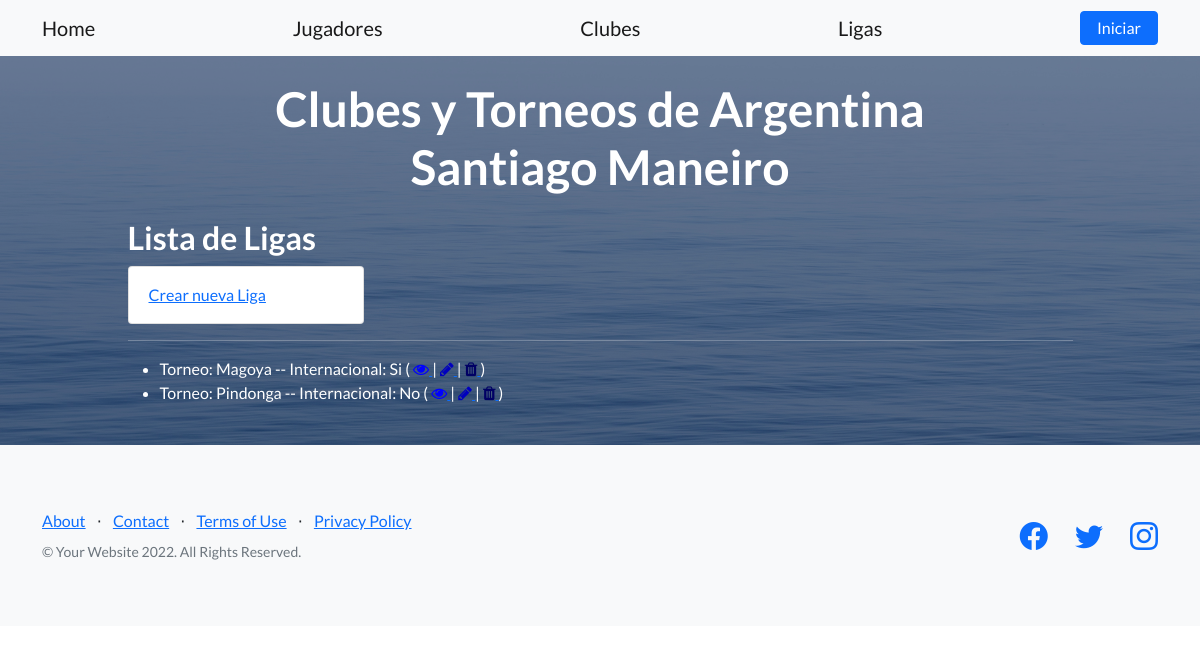
The page /app_jugadores/ligas on the database its author committed.
### app_jugadores/models.py (models this page shows)
class Liga(models.Model):
    torneo = models.CharField(max_length=40)
    equipos = models.IntegerField()
    internacional = models.BooleanField()
    def __str__(self):
        es_internacional = 'Si' if self.internacional else 'No'
        return f'Torneo: {self.torneo} -- Internacional: {es_internacional}'

### app_jugadores/views.py (the view)
# urls.py: path('ligas', views.liga, name='Liga'),
def liga(request):
    liga = Liga.objects.all()
    context_dict = {
        'liga': liga
    }
    return render(
        request=request,
        context=context_dict,
        template_name="ligas.html"
    )

### app_jugadores/templates/ligas.html
{% extends "index.html" %}
{% load static %}
{% block content %}
<h2>Lista de Ligas</h2>
<a class="card_custom" href="{% url 'ligas-add' %}">Crear nueva Liga</a>
<hr></hr>
<ul>
    {% for ligas in liga %}
    <li>
        {{ligas}}
        (
        <a href="{% url 'ligas-detail' ligas.id %}">
            <i class="fa fa-eye" style="color: rgb(0, 0, 255);"> </i>
        </a>
        |
        <a href="{% url 'ligas-update' ligas.id %}">
            <i class="fa fa-pencil" style="color: rgb(0, 0, 190);"> </i>
        </a>
        |
        <a href="{% url 'ligas-delete' ligas.id %}">
            <i class="fa fa-trash" style="color: rgb(0, 0, 100);"> </i>
        </a>
        )
    </li>
    {% endfor %}
</ul>
{% endblock %}

### rows shown on the page
Liga: internacional+torneo "Torneo: Magoya -- Internacional: Si"
Liga: internacional+torneo "Torneo: Pindonga -- Internacional: No"
